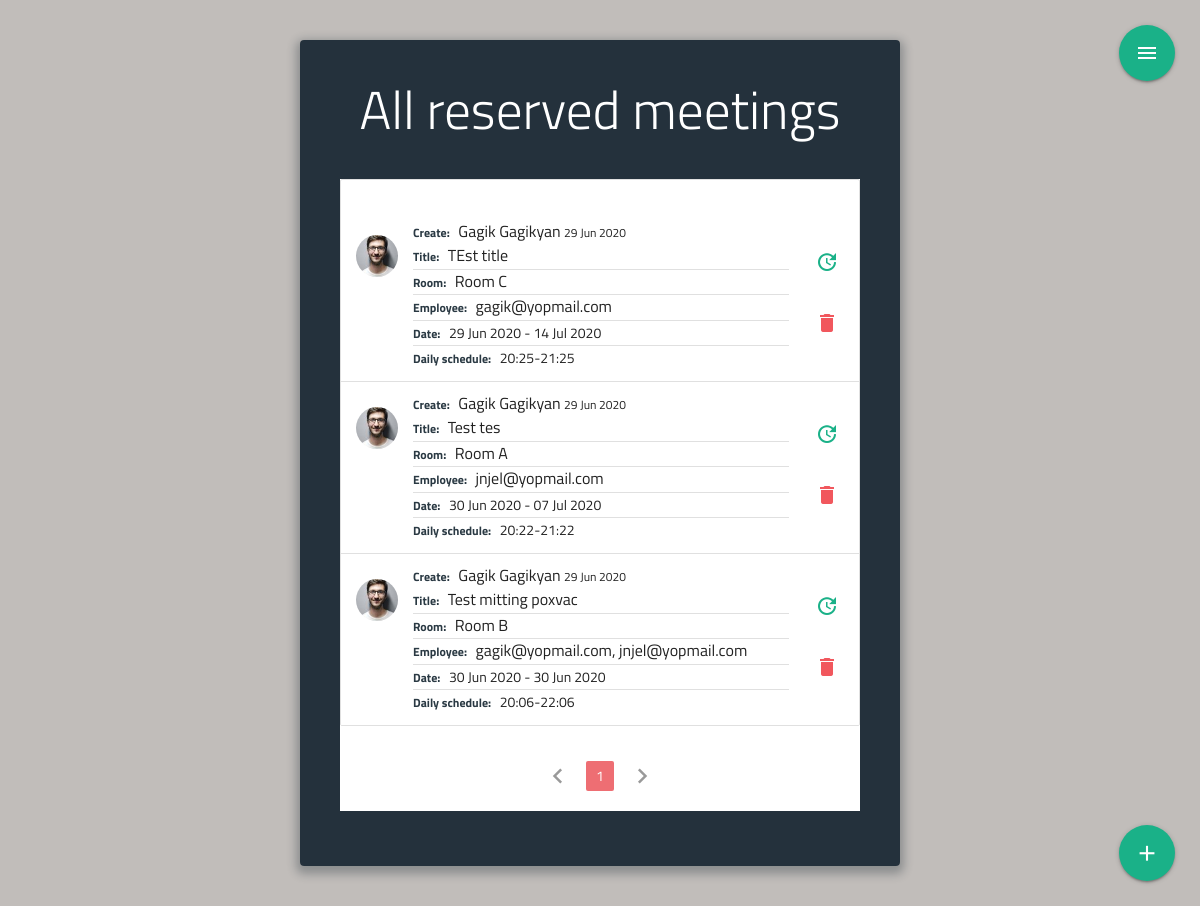
Screenshot of /home (signed in) with the database file from the repository.
### meeting_app/models.py (models this page shows, shortened)
class Meeting(db.Model):
  id = db.Column(db.Integer, primary_key=True)
  meeting_title = db.Column(db.String(100), nullable=False)
  room = db.Column(db.String(100), nullable=False)
  employee = db.Column(db.Text, nullable=False)
  start_date = db.Column(db.Date, nullable=False)
  end_date = db.Column(db.Date)
  start_time = db.Column(db.Time, nullable=False)
  end_time = db.Column(db.Time, nullable=False)
  created_date = db.Column(db.DateTime, nullable=False, default=datetime.utcnow)
  user_id = db.Column(db.Integer, db.ForeignKey('user.id'), nullable=False)

class User(db.Model, UserMixin):
  id = db.Column(db.Integer, primary_key=True)
  fname = db.Column(db.String(60), nullable=False)
  lname = db.Column(db.String(60), nullable=False)
  email = db.Column(db.String(120), unique=True, nullable=False)
  image_file = db.Column(db.String(20), nullable=False, default='avatar.png')
  usertype = db.Column(db.String(20), nullable=False, default="user")
  password = db.Column(db.String(60), nullable=False)
  created_meetings = db.relationship('Meeting', backref='author', lazy=True)

### meeting_app/main/routes.py (the view)
@main.route('/', methods=["GET", "POST"])
@main.route("/home", methods=["GET", "POST"])
def index():
  if current_user.is_authenticated:
    page=request.args.get('page',1,type=int)
    current_date = datetime(datetime.today().year, datetime.today().month, datetime.today().day)
    month = current_date - timedelta(days = 1)
    meetings = Meeting.query.filter(Meeting.end_date > month).order_by(Meeting.created_date.desc()).paginate(page=page,per_page=5)
    image_file = url_for('static', filename='/img/' + current_user.image_file)
    return render_template("index.html", isIndex=True,image_file=image_file,meetings=meetings,legend="All reserved meetings")
  else:
    return redirect(url_for('users.login'))

### meeting_app/models.py (called while the page is built)
@login_manager.user_loader
def load_user(user_id):
  return User.query.get(int(user_id))

### meeting_app/templates/index.html (shortened to what this page needs)
{%extends "layout.html"%}
{% block content %}
<div class="wrap">
<h2>{{legend}}</h2>
<div id="shedule">
 <ul class="collection">
  {% if meetings.items != [] %}
    {% for meeting in meetings.items %}
      <li class="collection-item avatar">
      <a href="{{url_for('users.user_reserves', id=meeting.author.id)}}">
        <div class="img-wrapper circle">
          <div class="img " style="background-image: url({{url_for('static', filename='img/'+meeting.author.image_file, )}})"></div>
        </div>
      </a>
        <span class="title5 collection-title">Create:</span>
        <a href=""></a>{{meeting.author.fname}} {{meeting.author.lname}} </a>
        <span class="small-text">{{meeting.created_date.strftime('%d %b %Y')}}  </span>
        <p>
          <span class="collection-title">Title:</span>    {{meeting.meeting_title}}
          <p class="divider"></p>
          <span class="collection-title">Room:</span>    {{meeting.room}}
          <p class="divider"></p>
          <span class="collection-title">Employee:</span> {{meeting.employee}}
          <p class="divider"></p>
          {% if meeting.end_date %}
            <span class="collection-title">Date:</span> <span class="date">{{ meeting.start_date.strftime('%d %b %Y')}} -
            {{meeting.end_date.strftime('%d %b %Y')}} </span>
          {% else %}
          <span class="date"> {{ meeting.start_date.strftime('%d %b %Y')}}</span>
          {% endif %}
          <p class="divider"></p>
          <span class="collection-title">Daily schedule:</span> <span class="date">{{meeting.start_time.strftime('%H:%M')}}-{{meeting.end_time.strftime('%H:%M')}}</span>
        </p>
        {% if (meeting.author == current_user or current_user.usertype=="admin") %}
        <div class="action-buttons-wrapper">
          <a href="{{url_for('meetings.update_reserve', meeting_id=meeting.id)}}" class="secondary-content" title="update"><i class="material-icons">update</i></a>
          <a class="waves-effect waves-light modal-trigger secondary-content" href="#modal" data-id="{{url_for('meetings.delete_reserve',meeting_id = meeting.id)}}">  <i class="material-icons ">delete</i></a>
        </div>
        {%endif %}
      </li>
      {%endfor%}
    </ul>
    <ul class="pagination">
      {% if meetings.has_prev %}
      <li class="arrow"><a  href="{{ url_for('main.index',page=meetings.prev_num)}}"><i class="material-icons">chevron_left</i></a></li>
      {% else %}
      <li class="disabled"><a href="#!"><i class="material-icons">chevron_left</i></a></li>
      {% endif %}
      {% for page_num in meetings.iter_pages(left_edge=1, right_edge=1, left_current=1,right_current=2) %}
        {% if page_num %}
          {% if meetings.page ==page_num %}
            <li class="active"> <a href="{{ url_for('main.index',page=page_num)}}">{{page_num}}</a></li>
          {% else %}
            <li class="waves-effect pag-element"> <a href="{{ url_for('main.index',page=page_num)}}">{{page_num}}</a></li>
          {% endif %}
        {% else %}
          <span>...</span>
        {% endif %}
      {% endfor %}
      {% if meetings.has_next %}
        <li class="arrow"><a href="{{ url_for('main.index',page=meetings.next_num)}}"><i class="material-icons">chevron_right</i></a></li>
      {% else %}
      <li class="disabled"><a href="#!"><i class="material-icons">chevron_right</i></a></li>
      {% endif %}
    {% else %}
    <p class="no-shedules">There are no scheduled meetings, please add a meeting...</p>
    {% endif %}
  </ul>
</div>
{% if url_for(request.endpoint) != "/archive" %}
<div class="fixed-button-wrapper">
  <a class="btn-floating btn-large " href="{{url_for('meetings.reserve_new')}}" title="Add Meeting"><i class="material-icons">add</i></a>
</div>
{% else %}
  <div class="fixed-button-wrapper">
    <a class="btn-floating btn-large" href="{{url_for('main.index')}}"><i class="material-icons">home</i></a>
  </div>
{% endif %}
</div>
{% endblock %}

### meeting_app/static/css/style.css (style rules this page uses)
*, *:before, *:after { box-sizing: border-box; outline: none; }
html { overflow-y: scroll; }
body { background: #c1bdba; font-family: "Titillium Web", sans-serif; }
a { text-decoration: none; color: #1ab188; transition: 0.5s ease; }
.wrap { background: rgba(19, 35, 47, 0.9); padding: 40px; max-width: 600px; margin: 40px auto; border-radius: 4px; box-shadow: 0 4px 10px 4px rgba(19, 35, 47, 0.3); }
h1, h2 { text-align: center; color: #ffffff; font-weight: 300; margin: 0 0 40px; }
.collection .collection-item { position: relative; padding-right: 70px; }
#shedule { background-color: #fff; }
.fixed-button-wrapper { position: fixed; right: 25px; bottom: 25px; }
.fixed-button-wrapper .btn-floating { background-color: #1ab188; }
.fixed-button-wrapper .btn-floating i { font-size: 1.7rem; }
#shedule .img-wrapper { position: absolute; width: 42px; height: 42px; overflow: hidden; left: 15px; top: 25px; display: inline-block; vertical-align: middle; }
#shedule .img-wrapper .img { position: absolute; top: 0; left: 0; bottom: 0; right: 0; background-size: cover; background-repeat: no-repeat; background-position: center; }
#shedule .collection-title { color: rgba(19, 35, 47, 0.9); font-weight: bold; margin-right: 5px; font-size:12px; }
.collection { font-size: 16px; padding-top: 30px; }
#shedule .small-text { font-size: 12px; }
#shedule .date { font-size: 14px; }
.collection .collection-item.avatar .secondary-content { top: initial; right: 0; }
.collection .collection-item.avatar .secondary-content { color: #1ab188; }
.collection .collection-item.avatar .secondary-content:last-child { top:initial; right: 0; color: rgb(241, 87, 93); bottom: 0; }
.action-buttons-wrapper { position: absolute; top: 50%; right: 20px; height: 90px; width: 20px; transform: translateY(-50%); }
.pagination { text-align: center; padding: 20px 0; }
.pagination li a { font-size: 14px; }

### rows the page displays
Meeting: image_file (picture), author.fname "Gagik", author.lname "Gagikyan", created_date "29 Jun 2020", meeting_title "TEst title", room "Room C", employee "gagik@yopmail.com", start_date "29 Jun 2020", end_date "14 Jul 2020", start_time "20:25", end_time "21:25"
Meeting: image_file (picture), author.fname "Gagik", author.lname "Gagikyan", created_date "29 Jun 2020", meeting_title "Test tes", room "Room A", employee "jnjel@yopmail.com", start_date "30 Jun 2020", end_date "07 Jul 2020", start_time "20:22", end_time "21:22"
Meeting: image_file (picture), author.fname "Gagik", author.lname "Gagikyan", created_date "29 Jun 2020", meeting_title "Test mitting poxvac", room "Room B", employee "gagik@yopmail.com, jnjel@yopmail.com", start_date "30 Jun 2020", end_date "30 Jun 2020", start_time "20:06", end_time "22:06"

### other values shown
{{ legend }} "All reserved meetings"
{{ page_num }} "1"
